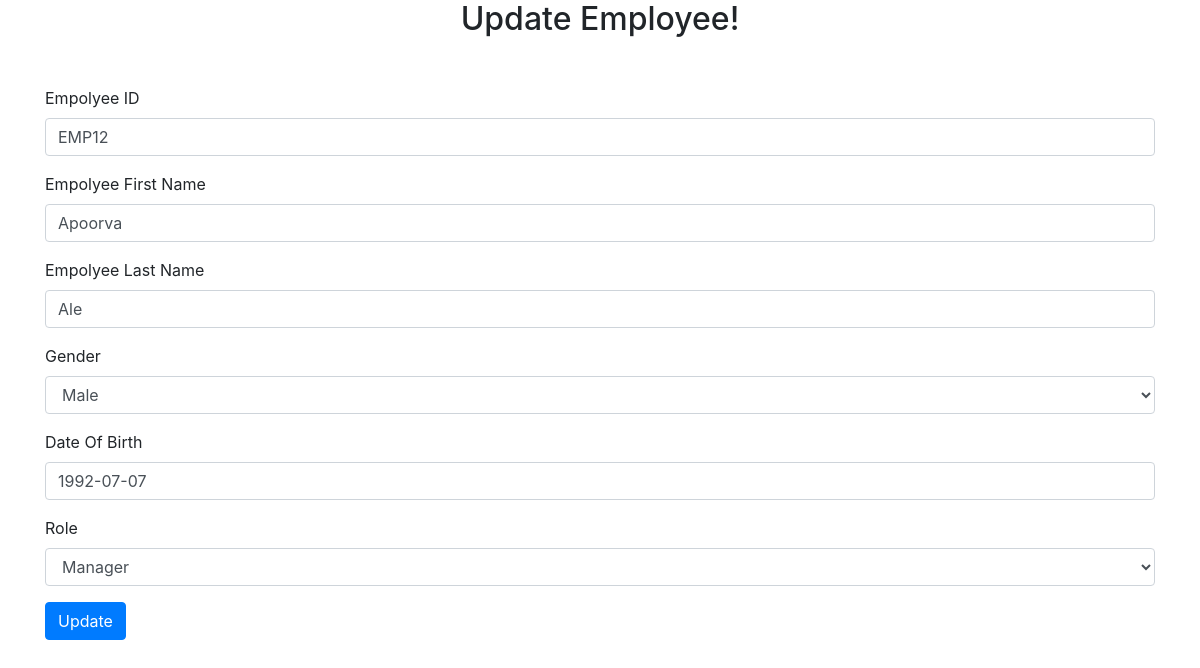
The app's page /updateemp.php?updateid=EMP12 with its own data.
### tables this page shows
CREATE TABLE `employee` (
  `Emp_ID` varchar(10) NOT NULL,
  `Emp_fname` char(20) NOT NULL,
  `Emp_lname` char(20) NOT NULL,
  `Gender` char(10) NOT NULL,
  `DOB` date NOT NULL,
  `Role` char(15) DEFAULT NULL,
  `Place_ID` int(11) DEFAULT NULL
);

### updateemp.php (the view, shortened to what this page needs)
<?php
include 'connect.php';
$Emp_ID=$_GET['updateid'];
$sql="Select * from`employee` where EMP_ID='$Emp_ID'";
$result=mysqli_query($con,$sql);
$row=mysqli_fetch_assoc($result);
$Emp_fname=$row['Emp_fname'];
$Emp_lname=$row['Emp_lname'];
$Gender=$row['Gender'];
$DOB=$row['DOB'];
$Role=$row['Role'];
?>
<!DOCTYPE html>
<html lang="en">
<head>
    <link rel="stylesheet" type="text/css"href="css\bootstrap.min.css"></link>
    <link rel="stylesheet" type="text/css"href="css\style.css"></link>
</head>
<body>
<h2 class="text-center">Update Employee!</h2>
<div class="container my-5">
<form  method="post">
  <div class="form-group">
    <label for="exampleFormControlInput1">Empolyee ID</label>
    <input type="text" class="form-control" id="exampleFormControlInput1" placeholder="EMP00" autocomplete="off" name="Emp_ID" value=<?php echo $Emp_ID; ?> >
  </div>
  <div class="form-group">
    <label for="exampleFormControlInput1">Empolyee First Name</label>
    <input type="text" class="form-control" id="exampleFormControlInput1" placeholder="Enter First Name" name="Emp_fname" autocomplete="off" value=<?php echo $Emp_fname; ?>>
  </div>
  <div class="form-group">
    <label for="exampleFormControlInput1">Empolyee Last Name</label>
    <input type="text" class="form-control" id="exampleFormControlInput1" placeholder="Enter Last Name" name="Emp_lname" autocomplete="off" value=<?php echo $Emp_lname; ?>>
  </div>
  <div class="form-group">
    <label for="exampleFormControlSelect1">Gender</label>
    <select class="form-control" id="exampleFormControlSelect1" name="Gender" value=<?php echo $Gender; ?>>
      <option>Male</option>
    </select>
  </div>
  <div class="form-group">
    <label for="exampleFormControlInput1">Date Of Birth</label>
    <input type="text" class="form-control" placeholder="YYYY-MM-DD" autocomplete="off" name="DOB" value=<?php echo $DOB; ?>>
  </div>
  <div class="form-group">
    <label for="exampleFormControlSelect1">Role</label>
    <select class="form-control" id="exampleFormControlSelect1" name="Role" value=<?php echo $Role; ?>>
      <option>Manager</option>
    </select>
  </div>
<div>
<button type="submit" name="submit" class="btn btn-primary">Update</button>
</div>
</form>
</div>
</body>
</html>

### records on screen
employee: Emp_fname "Apoorva", Emp_lname "Ale", Gender "Male", DOB "1992-07-07", Role "Manager"
